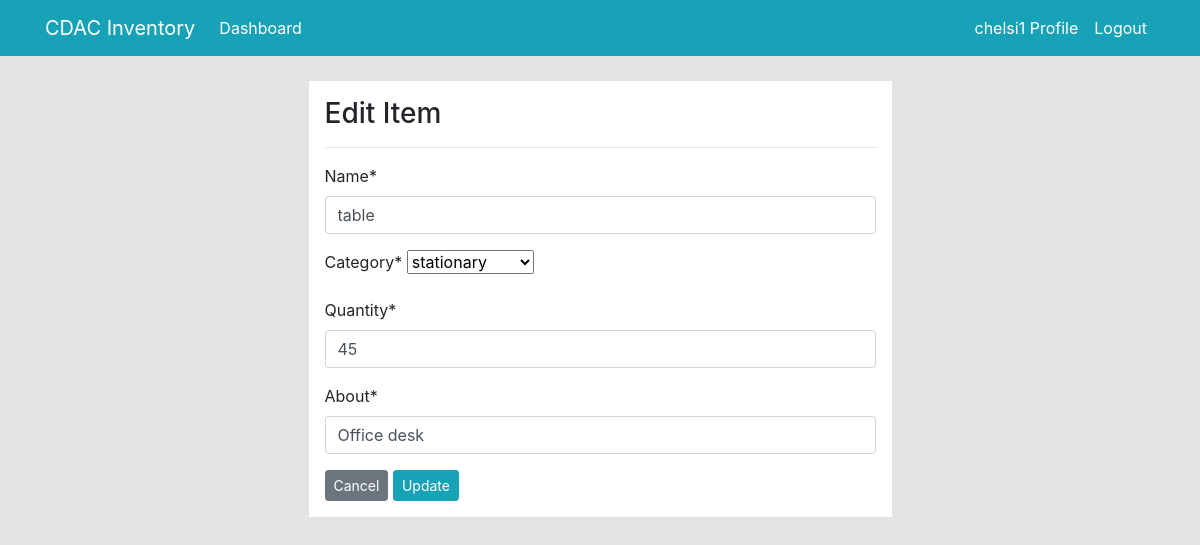
The page /product/update/12/ (signed in) on the database its author committed.
### dashboard/models.py (models this page shows, shortened)
class Product(models.Model):
    name=models.CharField(max_length=100,null=True)
    category=models.CharField(max_length=20,choices=category,null=True)
    quantity=models.PositiveIntegerField(null=True)
    about=models.CharField(max_length=300,null=True)
    class Meta:
        verbose_name_plural='Product'

### dashboard/views.py (the view)
# urls.py: path('product/update/<int:pk>/',views.product_update,name='dashboard-product-update'),
@login_required
def product_update(request,pk):
    item=Product.objects.get(id=pk)
    if request.method=='POST':
        form=ProductForm(request.POST,instance=item)
        if form.is_valid():
            form.save()
            return redirect('dashboardproduct')
    else:
        form=ProductForm(instance=item)
    context={
        'form':form
    }
    return render(request,'dashboard/product_update.html',context)

### dashboard/forms.py
class ProductForm(forms.ModelForm):
    class Meta:
        model=Product
        fields=['name','category','quantity','about']

### template/dashboard/product_update.html (shortened to what this page needs)
{% extends 'partials/base.html' %}
{% load crispy_forms_tags %}
{% block content %}
<div class="row my-4">
    <div class="col-md-6 offset-md-3">
        <div class="border p-3 bg-white">
            <h3>Edit Item</h3>
            <hr>
            <form method="POST">
                {{ form|crispy }}
                <a class="btn btn-secondary btn-sm" href="{% url 'dashboardproduct' %}">Cancel</a>
                <input class="btn btn-info btn-sm" type="submit" value="Update">
            </form>
        </div>
    </div>
</div>
{% endblock %}

### template/partials/nav.html (shortened to what this page needs)
<nav class="navbar navbar-expand-lg navbar-info bg-info">
    {% if user.is_authenticated %}
    <div class="container">
        <a class="navbar-brand text-white" href="{% url 'dashboardindex'%}">CDAC Inventory</a>
        <div class="collapse navbar-collapse" id="navbarSupportedContent">
            <ul class="navbar-nav mr-auto">
                <li class="nav-item active">
                    <a class="nav-link text-white" href="{% url 'dashboardindex'%}">Dashboard </a>
                </li>
            </ul>
            <ul class="navbar-nav ml-auto">
                <li class="nav-item active">
                    <a class="nav-link text-white" href="{% url 'user-profile' %}">{{ user.username }} Profile </a>
                </li>
                <li class="nav-item">
                    <a class="nav-link text-white" href="{% url 'user-logout' %}">Logout</a>
                </li>
            </ul>
            {% endif %}
        </div>
    </div>
</nav>

### static/style.css (style rules this page uses)
body { background: rgb(230, 227, 227); }

### rows shown on the page
Product: name "table", category "stationary", quantity "45", about "Office desk"

### other values the page prints
{{ user.username }} "chelsi1"
